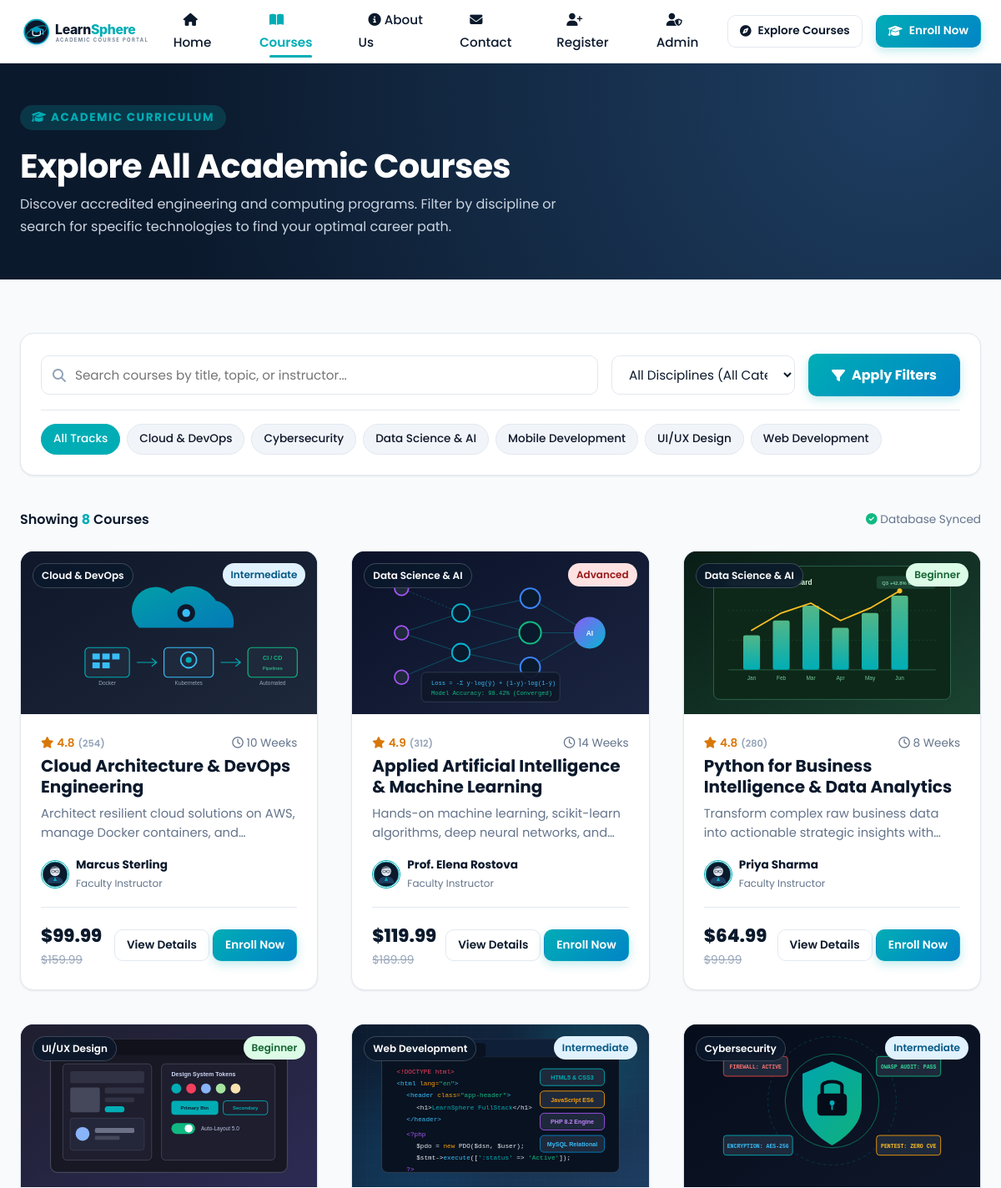
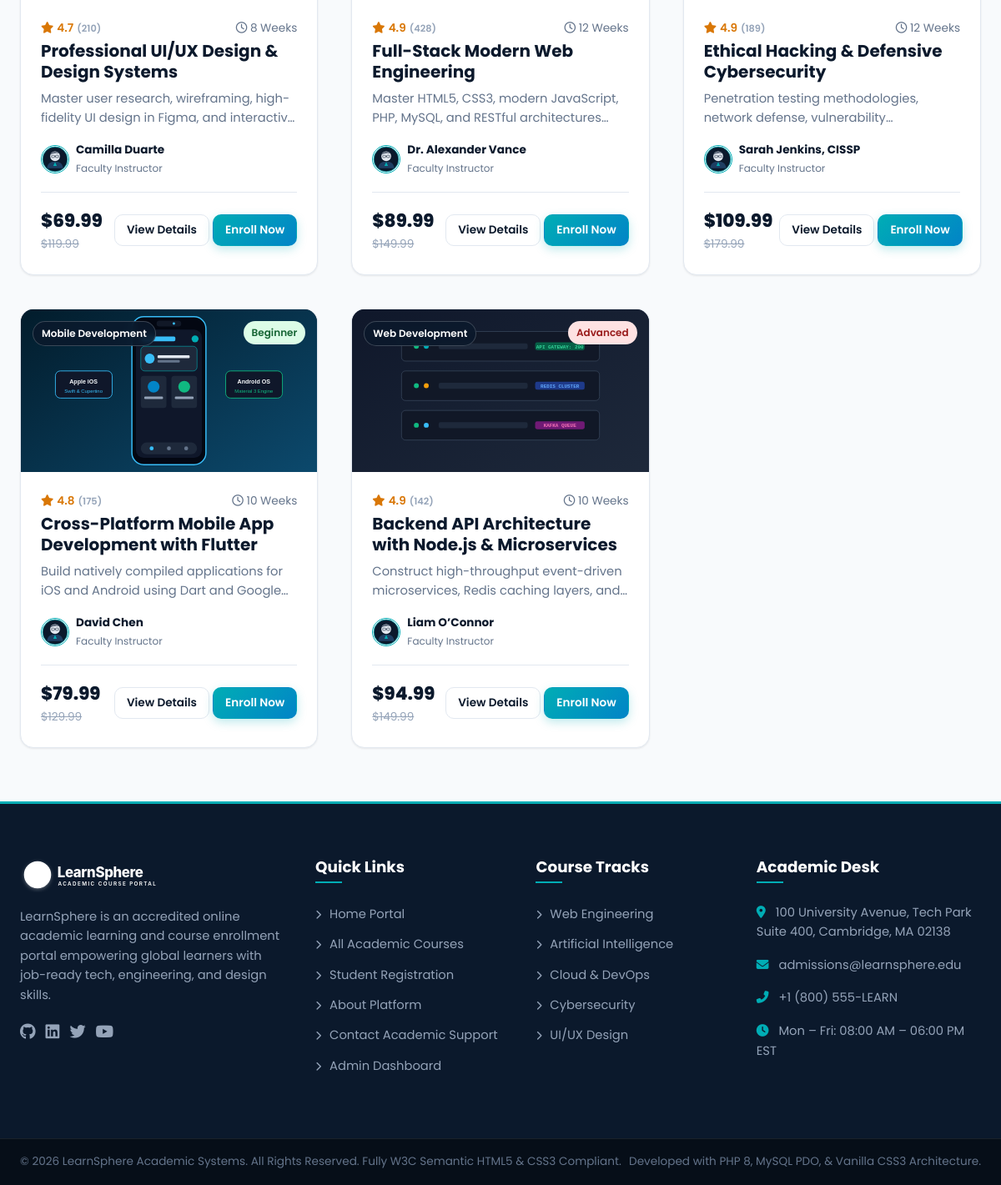
/courses.php, run on the app's committed database (2 pictures, top to bottom).
### tables this page shows
CREATE TABLE `categories` (
    `category_id` INT AUTO_INCREMENT PRIMARY KEY,
    `name` VARCHAR(100) NOT NULL UNIQUE,
    `slug` VARCHAR(100) NOT NULL UNIQUE,
    `icon` VARCHAR(50) NOT NULL,
    `description` VARCHAR(255) NOT NULL,
    `created_at` TIMESTAMP DEFAULT CURRENT_TIMESTAMP
);

CREATE TABLE `courses` (
    `course_id` INT AUTO_INCREMENT PRIMARY KEY,
    `category_id` INT NOT NULL,
    `title` VARCHAR(255) NOT NULL,
    `slug` VARCHAR(255) NOT NULL UNIQUE,
    `short_description` VARCHAR(300) NOT NULL,
    `full_description` TEXT NOT NULL,
    `syllabus` TEXT NOT NULL,
    `learning_outcomes` TEXT NOT NULL,
    `instructor_name` VARCHAR(150) NOT NULL,
    `instructor_title` VARCHAR(150) NOT NULL,
    `instructor_bio` TEXT NOT NULL,
    `duration_weeks` INT NOT NULL,
    `difficulty` ENUM('Beginner', 'Intermediate', 'Advanced', 'All Levels') NOT NULL DEFAULT 'All Levels',
    `price` DECIMAL(10,2) NOT NULL DEFAULT 0.00,
    `original_price` DECIMAL(10,2) NOT NULL DEFAULT 0.00,
    `rating` DECIMAL(2,1) NOT NULL DEFAULT 4.8,
    `reviews_count` INT NOT NULL DEFAULT 120,
    `image` VARCHAR(255) NOT NULL,
    `featured` TINYINT(1) NOT NULL DEFAULT 0,
    `created_at` TIMESTAMP DEFAULT CURRENT_TIMESTAMP,
    CONSTRAINT `fk_course_category` 
        FOREIGN KEY (`category_id`) REFERENCES `categories` (`category_id`) 
        ON DELETE CASCADE ON UPDATE CASCADE
);

### includes/db.php (called while the page is built, shortened)
<?php
function sanitize($data) {
    return htmlspecialchars(trim((string)$data), ENT_QUOTES, 'UTF-8');
}
function getCategories($pdo) {
    try {
        $stmt = $pdo->query("SELECT * FROM `categories` ORDER BY `name` ASC");
        return $stmt->fetchAll();
    } catch (PDOException $e) {
        return [];
    }
}
function getCourses($pdo, $categoryId = null, $search = null, $limit = null, $featuredOnly = false) {
    $sql = "SELECT c.*, cat.name AS category_name
            FROM `courses` c
            JOIN `categories` cat ON c.category_id = cat.category_id
            WHERE 1=1";
    $params = [];
    $sql .= " ORDER BY c.featured DESC, c.created_at DESC";
    try {
        $stmt = $pdo->prepare($sql);
        $stmt->execute($params);
        return $stmt->fetchAll();
    } catch (PDOException $e) {
        return [];
    }
}
function formatPrice($amount) {
    return '$' . number_format((float)$amount, 2);
}

### courses.php (the view, shortened to what this page needs)
<?php
require_once __DIR__ . '/includes/db.php';
$searchQuery = isset($_GET['search']) ? trim($_GET['search']) : '';
$selectedCategory = isset($_GET['category']) ? (int)$_GET['category'] : 0;
$categories = getCategories($pdo);
$courses = getCourses($pdo, $selectedCategory ?: null, $searchQuery ?: null);
require_once __DIR__ . '/includes/header.php';
?>
<main id="mainContent">
    <section style="background: radial-gradient(circle at 90% 10%, #1E3E62 0%, #0B192C 80%); padding: 50px 0; color: #FFFFFF;">
        <div class="container">
            <span class="section-subtitle" style="background: rgba(0, 173, 181, 0.2); color: #00ADB5;">
                <i class="fas fa-graduation-cap"></i> Academic Curriculum
            </span>
            <h1 style="color: #FFFFFF; font-size: 2.5rem; margin-top: 10px;">
                Explore All Academic Courses
            </h1>
            <p style="color: #CBD5E1; max-width: 650px; margin-bottom: 0;">
                Discover accredited engineering and computing programs. Filter by discipline or search for specific technologies to find your optimal career path.
            </p>
        </div>
    </section>
    <section class="section-padding">
        <div class="container">
            <div class="filter-search-bar">
                <form action="courses.php" method="GET" class="filter-form" role="search">
                    <div class="search-input-group">
                        <i class="fas fa-search"></i>
                        <input type="search" name="search" id="courseSearch"
                               placeholder="Search courses by title, topic, or instructor..."
                               value="<?php echo sanitize($searchQuery); ?>"
                               autocomplete="off">
                    </div>
                    <select name="category" id="categoryFilter" class="filter-select" onchange="this.form.submit()">
                        <option value="0">All Disciplines (All Categories)</option>
                    </select>
                    <button type="submit" class="btn btn-primary">
                        <i class="fas fa-filter"></i> Apply Filters
                    </button>
                </form>
                <div class="filter-pills">
                    <a href="courses.php" class="filter-pill <?php echo ($selectedCategory == 0) ? 'active' : ''; ?>">
                        All Tracks
                    </a>
                    <?php foreach ($categories as $cat): ?>
                        <a href="courses.php?category=<?php echo (int)$cat['category_id']; ?><?php echo !empty($searchQuery) ? '&search=' . urlencode($searchQuery) : ''; ?>"
                           class="filter-pill <?php echo ($selectedCategory == $cat['category_id']) ? 'active' : ''; ?>">
                            <?php echo sanitize($cat['name']); ?>
                        </a>
                    <?php endforeach; ?>
                </div>
            </div>
            <div style="display: flex; justify-content: space-between; align-items: center; margin-bottom: var(--spacing-lg);">
                <p style="margin-bottom: 0; font-weight: 600; color: var(--primary-color);">
                    Showing <span style="color: var(--accent-color); font-weight: 700;"><?php echo count($courses); ?></span> Courses
                </p>
                <span style="font-size: 0.85rem; color: var(--text-muted);">
                    <i class="fas fa-check-circle" style="color: var(--success-color);"></i> Database Synced
                </span>
            </div>
            <?php if (empty($courses)): ?>
                <div style="text-align: center; padding: 60px 20px; background: #FFFFFF; border-radius: var(--radius-lg); border: 1px dashed var(--border-color);">
                    <i class="fas fa-search" style="font-size: 3rem; color: var(--text-light); margin-bottom: 16px;"></i>
                    <h3 style="color: var(--primary-color);">No Courses Found</h3>
                    <p style="max-width: 480px; margin: 0 auto 20px auto;">
                        We couldn't find any courses matching your specific query. Try searching with different keywords or clear the category filters.
                    </p>
                    <a href="courses.php" class="btn btn-primary">
                        <i class="fas fa-sync-alt"></i> View All Courses
                    </a>
                </div>
            <?php else: ?>
                <div class="courses-grid" id="coursesGrid">
                    <?php foreach ($courses as $course):
                        $diffClass = 'badge-all-levels';
                        if (strtolower($course['difficulty']) == 'beginner') $diffClass = 'badge-beginner';
                        if (strtolower($course['difficulty']) == 'intermediate') $diffClass = 'badge-intermediate';
                        if (strtolower($course['difficulty']) == 'advanced') $diffClass = 'badge-advanced';
                    ?>
                    <article class="course-card">
                        <div class="course-card-image">
                            <img src="assets/images/<?php echo sanitize($course['image']); ?>" alt="<?php echo sanitize($course['title']); ?>" loading="lazy">
                            <span class="course-category-badge"><?php echo sanitize($course['category_name']); ?></span>
                            <span class="course-difficulty-badge <?php echo $diffClass; ?>"><?php echo sanitize($course['difficulty']); ?></span>
                        </div>
                        <div class="course-card-body">
                            <div class="course-meta-top">
                                <span class="course-rating">
                                    <i class="fas fa-star"></i> <?php echo number_format((float)$course['rating'], 1); ?>
                                    <small style="color: var(--text-light);">(<?php echo (int)$course['reviews_count']; ?>)</small>
                                </span>
                                <span><i class="far fa-clock"></i> <?php echo (int)$course['duration_weeks']; ?> Weeks</span>
                            </div>
                            <h3 class="course-card-title">
                                <a href="course-details.php?id=<?php echo (int)$course['course_id']; ?>">
                                    <?php echo sanitize($course['title']); ?>
                                </a>
                            </h3>
                            <p class="course-card-desc">
                                <?php echo sanitize($course['short_description']); ?>
                            </p>
                            <div class="course-instructor-info">
                                <img src="assets/images/avatar_alex.svg" alt="Instructor" class="instructor-avatar-sm">
                                <div class="instructor-text">
                                    <strong><?php echo sanitize($course['instructor_name']); ?></strong>
                                    <span>Faculty Instructor</span>
                                </div>
                            </div>
                            <div class="course-card-footer">
                                <div class="course-price-wrap">
                                    <span class="course-price"><?php echo formatPrice($course['price']); ?></span>
                                    <?php if (!empty($course['original_price']) && $course['original_price'] > $course['price']): ?>
                                    <span class="course-original-price"><?php echo formatPrice($course['original_price']); ?></span>
                                    <?php endif; ?>
                                </div>
                                <div class="course-card-actions">
                                    <a href="course-details.php?id=<?php echo (int)$course['course_id']; ?>" class="btn btn-outline btn-sm">
                                        View Details
                                    </a>
                                    <a href="register.php?course_id=<?php echo (int)$course['course_id']; ?>" class="btn btn-primary btn-sm">
                                        Enroll Now
                                    </a>
                                </div>
                            </div>
                        </div>
                    </article>
                    <?php endforeach; ?>
                </div>
            <?php endif; ?>
        </div>
    </section>
</main>
<?php require_once __DIR__ . '/includes/footer.php'; ?>

### data on the page
categories: name "Cloud & DevOps"
categories: name "Cybersecurity"
categories: name "Data Science & AI"
categories: name "Mobile Development"
categories: name "UI/UX Design"
categories: name "Web Development"
courses: image (picture), category.name "Cloud & DevOps", difficulty "Intermediate", rating "4.8", reviews_count "254", duration_weeks "10", title "Cloud Architecture & DevOps Engineering", short_description "Architect resilient cloud solutions on AWS, manage Docker containers,…", instructor_name "Marcus Sterling", price "$99.99", original_price "$159.99"
courses: image (picture), category.name "Data Science & AI", difficulty "Advanced", rating "4.9", reviews_count "312", duration_weeks "14", title "Applied Artificial Intelligence & Machine Learning", short_description "Hands-on machine learning, scikit-learn algorithms, deep neural networks,…", instructor_name "Prof. Elena Rostova", price "$119.99", original_price "$189.99"
courses: image (picture), category.name "Data Science & AI", difficulty "Beginner", rating "4.8", reviews_count "280", duration_weeks "8", title "Python for Business Intelligence & Data Analytics", short_description "Transform complex raw business data into actionable strategic insights…", instructor_name "Priya Sharma", price "$64.99", original_price "$99.99"
courses: image (picture), category.name "UI/UX Design", difficulty "Beginner", rating "4.7", reviews_count "210", duration_weeks "8", title "Professional UI/UX Design & Design Systems", short_description "Master user research, wireframing, high-fidelity UI design in Figma, and…", instructor_name "Camilla Duarte", price "$69.99", original_price "$119.99"
courses: image (picture), category.name "Web Development", difficulty "Intermediate", rating "4.9", reviews_count "428", duration_weeks "12", title "Full-Stack Modern Web Engineering", short_description "Master HTML5, CSS3, modern JavaScript, PHP, MySQL, and RESTful…", instructor_name "Dr. Alexander Vance", price "$89.99", original_price "$149.99"
courses: image (picture), category.name "Cybersecurity", difficulty "Intermediate", rating "4.9", reviews_count "189", duration_weeks "12", title "Ethical Hacking & Defensive Cybersecurity", short_description "Penetration testing methodologies, network defense,…", instructor_name "Sarah Jenkins, CISSP", price "$109.99", original_price "$179.99"
courses: image (picture), category.name "Mobile Development", difficulty "Beginner", rating "4.8", reviews_count "175", duration_weeks "10", title "Cross-Platform Mobile App Development with Flutter", short_description "Build natively compiled applications for iOS and Android using Dart and…", instructor_name "David Chen", price "$79.99", original_price "$129.99"
courses: image (picture), category.name "Web Development", difficulty "Advanced", rating "4.9", reviews_count "142", duration_weeks "10", title "Backend API Architecture with Node.js & Microservices", short_description "Construct high-throughput event-driven microservices, Redis caching layers,…", instructor_name "Liam O’Connor", price "$94.99", original_price "$149.99"

### other printed values
count($courses) "8"
